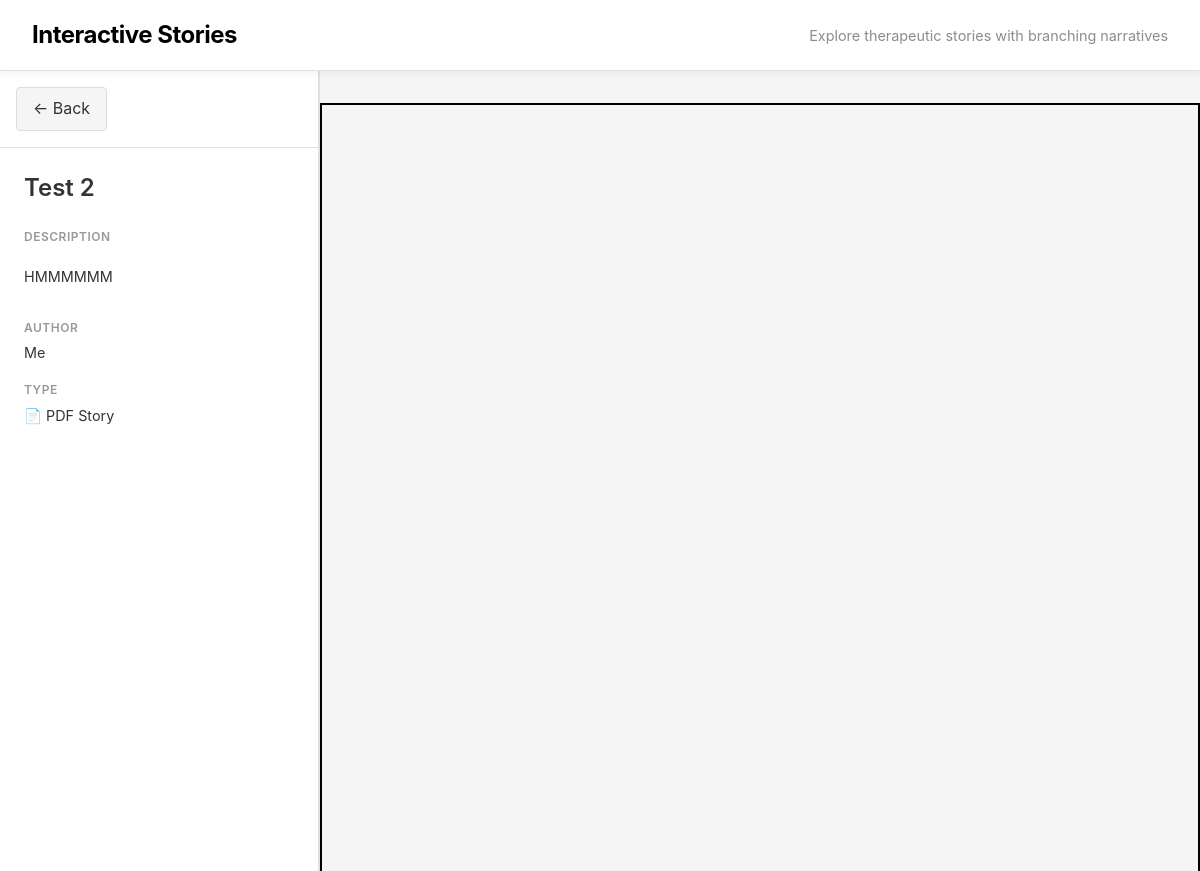
/stories/2, run on an earlier commit of the app's database.
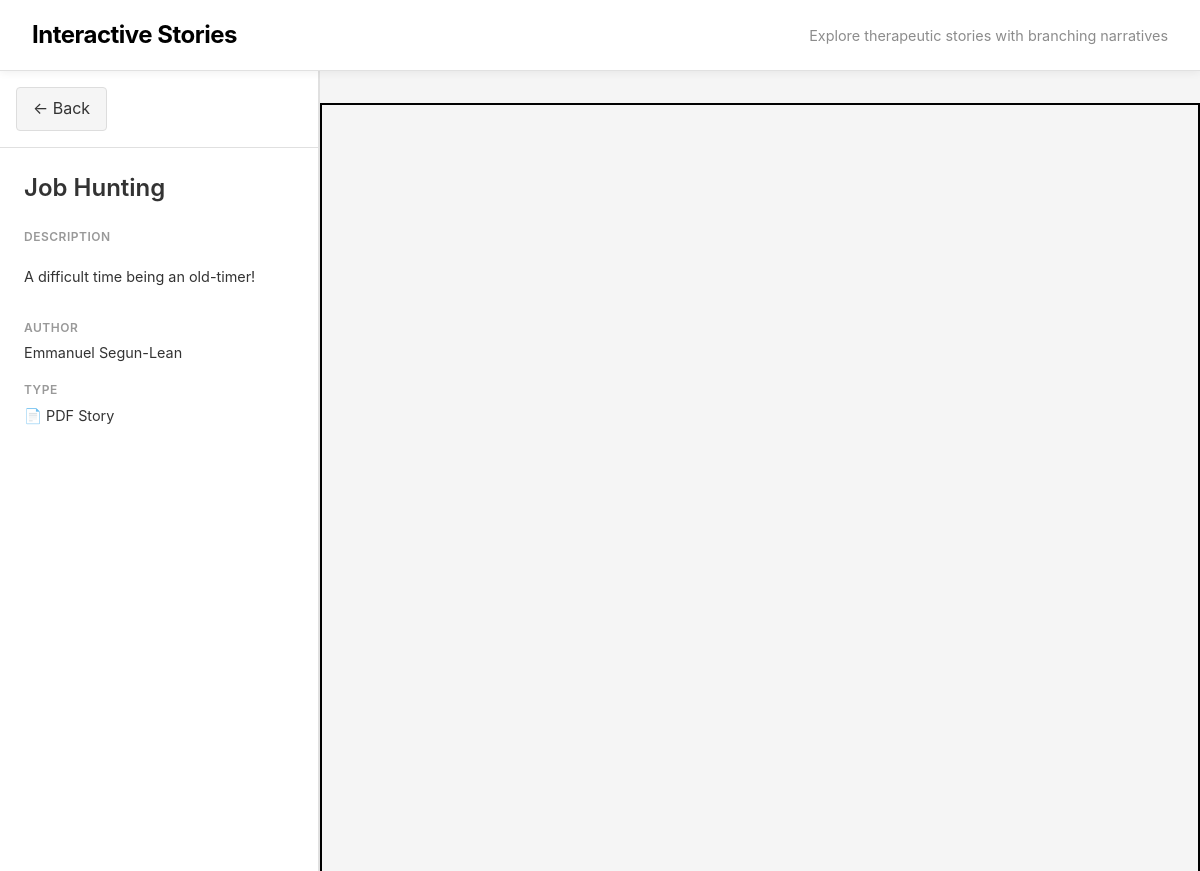
And on a later commit of the database.
### models/story.py (models this page shows, shortened)
class Story(db.Model):
    id = db.Column(db.Integer, primary_key=True)
    filename = db.Column(db.String(255), nullable=False)
    path = db.Column(db.String(255), nullable=False)
    title = db.Column(db.String(255))
    description = db.Column(db.Text)
    author = db.Column(db.String(255))
    thumbnail_filename = db.Column(db.String(255))
    thumbnail_path = db.Column(db.String(255), nullable=False)
    created_at = db.Column(db.DateTime)
    uploaded_at = db.Column(db.DateTime, default=datetime.utcnow)
    tags = db.relationship('Tag', secondary=file_tags, back_populates='stories')

### app.py (the view)
@app.route('/stories/<id>')
def view_story(id):
    _story = Story.query.filter(Story.id == id).first_or_404()
    _story.pdf_url = f"/{ app.config['UPLOAD_FOLDER_RELATIVE'] }/{app.config['FILE_UPLOAD_FOLDER_RELATIVE']}/{ _story.filename}"
    return render_template('view_story.html', story=_story)

### templates/view_story.html (shortened to what this page needs)
{% extends "layout.html" %}
{% block head %}
<link rel="stylesheet" href="/static/viewer.css" />
<link rel="stylesheet" href="/static/pdfjs-5.4.54-dist/web/viewer.css" />
{% endblock %}
{% block content %}
<div class="story-view-wrapper">
  <aside class="story-sidebar">
    <div class="sidebar-header">
      <a class="button btn btn-back" href="/">← Back</a>
    </div>
    <div class="sidebar-content">
      <h2 class="story-title">{{ story.title }}</h2>
      <div class="story-details">
        <div class="detail-item">
          <span class="detail-label">Description</span>
          <p class="detail-value">{{ story.description }}</p>
        </div>
        <div class="detail-item">
          <span class="detail-label">Author</span>
          <span class="detail-value">{{ story.author }}</span>
        </div>
        <div class="detail-item">
          <span class="detail-label">Type</span>
          <span class="detail-value">📄 PDF Story</span>
        </div>
      </div>
    </div>
  </aside>
  <main class="pdf-viewer-section">
    <div id="viewerContainer">
    </div>
  </main>
</div>
{% endblock %}

### templates/layout.html (shortened to what this page needs)
<!DOCTYPE html>
<html lang="en">
  <head>
    <link rel="stylesheet" href="/static/styles.css" />
    {% block head %} {% endblock %}
  </head>
  <body id="top">
    <nav class="main-nav">
      <div class="nav-container">
        <div>
          <a href="/" class="brand">Interactive Stories</a>
        </div>
        <div>
          <p class="nav-tagline">Explore therapeutic stories with branching narratives</p>
        </div>
      </div>
    </nav>
    <main>
      {% block content %}{% endblock %}
    </main>
  </body>
</html>

### static/styles.css (style rules this page uses)
:root { --primary-bg: #ffffff; --secondary-bg: #f9f9f9; --accent-bg: #f5f5f5; --text-primary: #2a2a2a; --text-secondary: #5c5c5c; --text-muted: #8c8c8c; --border-color: #e1e1e1; --accent-color: #000000; --highlight-color: #333333; --shadow: 0 2px 8px rgba(0, 0, 0, 0.06); --shadow-hover: 0 4px 16px rgba(0, 0, 0, 0.1); }
* { box-sizing: border-box; }
body { font-family: -apple-system, BlinkMacSystemFont, "Segoe UI", Roboto, Oxygen, Ubuntu, Cantarell, sans-serif; color: var(--text-primary); background-color: var(--primary-bg); line-height: 1.6; margin: 0; padding: 0; }
.main-nav { background-color: var(--primary-bg); border-bottom: 1px solid var(--border-color); padding: 1rem 0; position: sticky; top: 0; z-index: 100; box-shadow: var(--shadow); }
.nav-container { max-width: 1200px; margin: 0 auto; padding: 0 2rem; display: flex; justify-content: space-between; align-items: center; }
.brand { font-size: 1.5rem; font-weight: 700; color: var(--accent-color); text-decoration: none; letter-spacing: -0.5px; }
.nav-tagline { font-size: 0.9rem; color: var(--text-muted); margin: 0; }

### static/viewer.css (style rules this page uses)
.story-view-wrapper { display: flex; flex-direction: row; height: 100vh; overflow: hidden; position: relative; }
.story-sidebar { width: 320px; background: #fff; border-right: 2px solid #e0e0e0; display: flex; flex-direction: column; flex-shrink: 0; overflow-y: auto; }
.sidebar-header { padding: 1rem; border-bottom: 1px solid #e0e0e0; }
.btn-back { display: inline-block; padding: 0.5rem 1rem; background: #f5f5f5; border: 1px solid #ddd; border-radius: 4px; text-decoration: none; color: #333; transition: background 0.2s; }
.sidebar-content { padding: 1.5rem; flex: 1; }
.story-title { margin: 0 0 1.5rem 0; font-size: 1.5rem; font-weight: 600; color: #333; line-height: 1.3; }
.story-details { display: flex; flex-direction: column; gap: 1rem; }
.detail-item { display: flex; flex-direction: column; gap: 0.25rem; }
.detail-label { font-size: 0.75rem; text-transform: uppercase; letter-spacing: 0.5px; color: #999; font-weight: 600; }
.detail-value { font-size: 0.9rem; color: #333; }
.pdf-viewer-section { flex: 1; overflow: hidden; background: #f5f5f5; position: relative; min-width: 0; display: flex; align-items: center; justify-content: center; }
#viewerContainer { width: 100%; height: 100%; position: relative; overflow: hidden; display: flex; align-items: center; justify-content: center; }

What changed in the data, as far as the page shows it:
changed Story: title "Test 2" → "Job Hunting"; description "HMMMMMM" → "A difficult time being an old-timer!"; author "Me" → "Emmanuel Segun-Lean"
